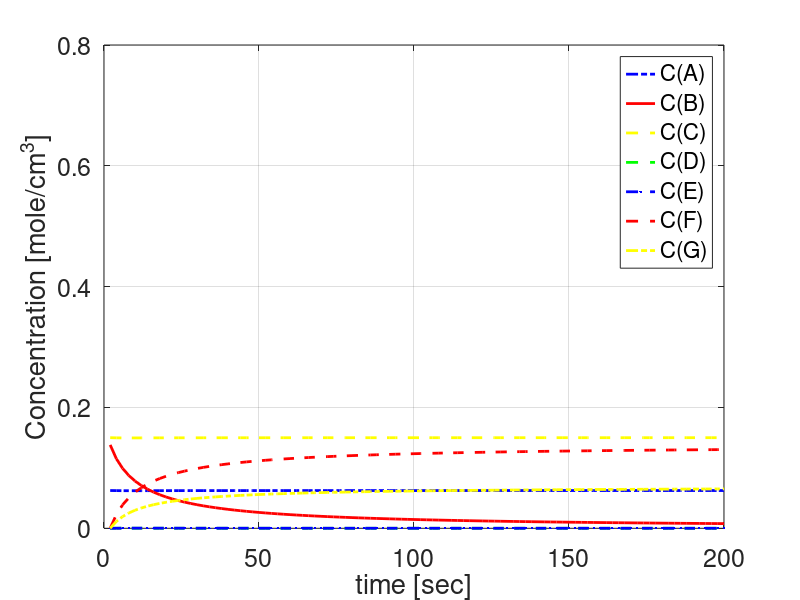
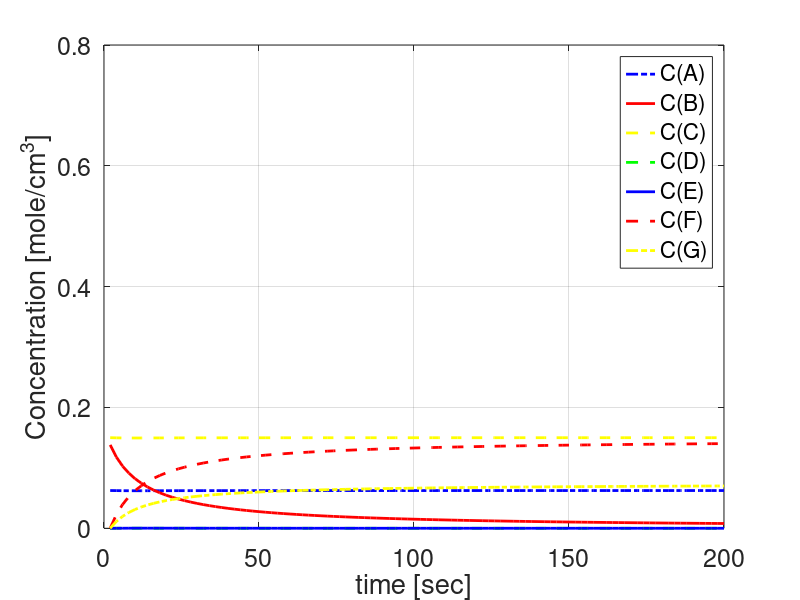
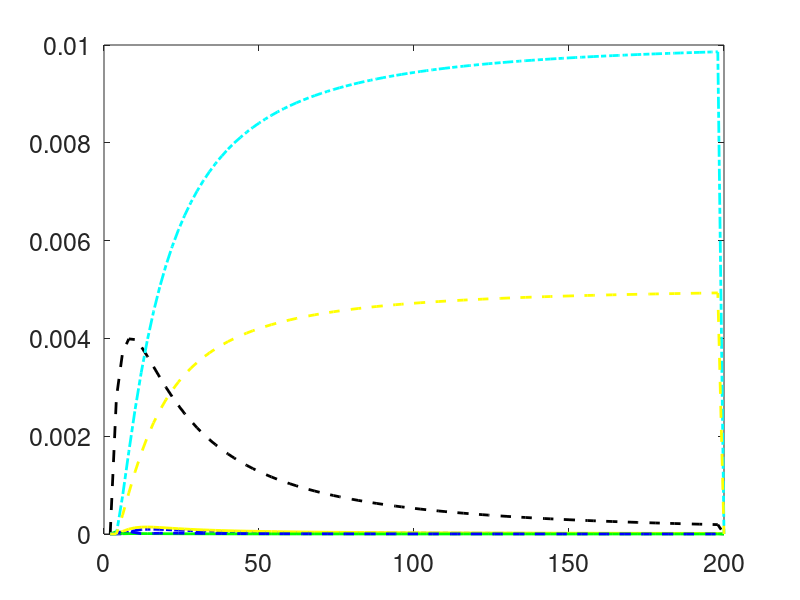

Recreate these plots in MATLAB, in order. (Note: this script raises an error after producing the figures.)
clear
clc
dt = 2.0;
k1 = 0.4;
k2 = 0.5;
k3 = 0.25;
k4 = 0.3;
for i=1:100
   C_A(i)=0.0;
   C_B(i)=0.0;
   C_C(i)=0.0;
   C_D(i)=0.0;
   C_E(i)=0.0;
   C_F(i)=0.0;
   C_G(i)=0.0;
   C_A_diff(i) = 0.0;
   C_B_diff(i) = 0.0;
   C_C_diff(i) = 0.0;
   C_D_diff(i) = 0.0;
   C_E_diff(i)=0.0;
   C_F_diff(i)=0.0;
   C_G_diff(i)=0.0;
end
C_A(1)=0.0625;
C_B(1)=0.138;
C_C(1)=0.15;
C_D(1)=0.0;
C_E(1)=0.0;
C_F(1)=0.0;
C_G(1)=0.0;
C_A_diff(1) = 0.0;
C_B_diff(1) = 0.0;
C_C_diff(1) = 0.0;
C_D_diff(1) = 0.0;
C_E_diff(1)=0.0;
C_F_diff(1)=0.0;
C_G_diff(1)=0.0;
for i = 1 : 99
   
   C_A(i+1) = C_A(i) + dt * (-k1 * C_A(i)*C_B(i)*(C_C(i)*C_C(i))+k3*C_E(i));
   C_B(i+1) = C_B(i) + dt * (-k1 * C_A(i)* C_B(i) *(C_C(i))^2 + k2* C_D(i)-2*k4*C_B(i)*C_B(i));
   C_C(i+1) = C_C(i) + dt * (-2*k1 * C_A(i)*C_B(i) *(C_C(i))^2 + k2*C_D(i)+ k3*C_E(i));
   C_D(i+1) = C_D(i) + dt * (k1*C_A(i) * C_B(i) * (C_C(i))^2 - k2*C_D(i));
   
    C_E(i+1) = C_E(i) + dt * (k2*C_D(i) - k3*C_E(i));
    C_F(i+1)=C_F(i)+dt*(2*k4*(C_B(i))^2);
    C_G(i+1)=C_G(i)+dt*(k4*(C_B(i))^2);
end
time = dt * (1:100);
fig = figure();
plot(time, C_A, 'b-.', 'LineWidth', 2)
hold on
plot(time, C_B, 'r', 'LineWidth', 2)
hold on
plot(time, C_C, 'y--', 'LineWidth', 2)
hold on
plot(time, C_D, 'g--', 'LineWidth', 2)
hold on
plot(time, C_E, 'b--.', 'LineWidth', 2)
hold on
plot(time, C_F, 'r--', 'LineWidth', 2)
hold on
plot(time, C_G, 'y-.', 'LineWidth', 2)
hold on
 
set(gca, 'FontSize', 18)
set(fig, 'color', 'white')
grid on
xlabel('time [sec]')
ylabel('Concentration [mole/cm^3]')
ylim([min(0.0) max(0.8)])
legend('C(A)','C(B)','C(C)','C(D)', 'C(E)', 'C(F)', 'C(G)');
 
%By Runge Kutta method:
 
dt = 2.0;
k1 = 0.4;
k2 = 0.5;
k3 = 0.25;
k4 = 0.3;
for i=1:100
   C_A2(i)=0.0;
   C_B2(i)=0.0;
   C_C2(i)=0.0;
   C_D2(i)=0.0;
   C_E2(i)=0.0;
   C_F2(i)=0.0;
   C_G2(i)=0.0;
end
C_A2(1)=0.0625;
C_B2(1)=0.138;
C_C2(1)=0.15;
C_D2(1)=0.0;
C_E2(1)=0.0;
C_F2(1)=0.0;
C_G2(1)=0.0;
for i = 1 : 99
% C_A
   k1_1 = -k1 * C_A2(i)*C_B2(i)*(C_C2(i))^2+k3*C_E2(i);
   k2_2 = -k1 * (C_A2(i) + dt * k1_1 / 2)*C_B2(i)*(C_C2(i))^2+k3*C_E2(i);
   k3_3 = -k1 * (C_A2(i) + dt * k2_2 / 2)*C_B2(i)*(C_C2(i))^2+k3*C_E2(i);
   k4_4 = -k1 * (C_A2(i) + dt * k3_3 / 2)*C_B2(i)*(C_C2(i))^2+k3*C_E2(i);
   deltaY1 = dt / 6 * (k1_1 + 2 * k2_2 + 2 * k3_3 + k4_4);
   C_A2(i+1) = C_A2(i) + deltaY1;
% C_B
   k1_1 = (-k1 * C_A2(i)* C_B2(i) *(C_C2(i))^2 + k2* C_D2(i)-2*k4*C_B2(i)*C_B2(i));
   k2_2 = (-k1 * C_A2(i)* (C_B2(i) + dt * k1_1 / 2) *(C_C2(i))^2 + k2* C_D2(i)-2*k4*(C_B2(i) + dt * k1_1 / 2)*(C_B2(i) + dt * k1_1 / 2));
   k3_3 = (-k1 * C_A2(i)* (C_B2(i) + dt * k2_2 / 2) *(C_C2(i))^2 + k2* C_D2(i)-2*k4*(C_B2(i) + dt * k2_2 / 2)*(C_B2(i) + dt * k2_2 / 2));
   k4_4 = (-k1 * C_A2(i)* (C_B2(i) + dt * k3_3 / 2) *(C_C2(i))^2 + k2* C_D2(i)-2*k4*(C_B2(i) + dt * k3_3 / 2)*(C_B2(i) + dt * k3_3 / 2));
   deltaY2 = dt / 6 * (k1_1 + 2 * k2_2 + 2 * k3_3  + k4_4);
   C_B2(i+1) = C_B2(i) + deltaY2;
% C_C
   k1_1 =  -2*k1 * C_A2(i)*C_B2(i) *(C_C2(i))^2 + k2*C_D2(i)+ k3*C_E2(i);
   k2_2 =  -2*k1 * C_A2(i)*C_B2(i) *((C_C2(i) + dt * k1_1 / 2))^2 + k2*C_D2(i)+ k3*C_E2(i);
   k3_3 =  -2*k1 * C_A2(i)*C_B2(i) *((C_C2(i) + dt * k2_2 / 2))^2 + k2*C_D2(i)+ k3*C_E2(i);
   k4_4 =  -2*k1 * C_A2(i)*C_B2(i) *((C_C2(i) + dt * k3_3 / 2))^2 + k2*C_D2(i)+ k3*C_E2(i);
   deltaY3 = dt / 6 * (k1_1 + 2 * k2_2 + 2 * k3_3  + k4_4);
   C_C2(i+1) = C_C2(i) + deltaY3;
% C_D
   k1_1 = k1*C_A2(i) * C_B2(i) * (C_C2(i))^2 - k2*C_D2(i);
   k2_2 = k1*C_A2(i) * C_B2(i) * (C_C2(i))^2 - k2*(C_D2(i) + dt * k1_1 / 2);
   k3_3 = k1*C_A2(i) * C_B2(i) * (C_C2(i))^2 - k2* (C_D2(i) + dt * k2_2 / 2);
   k4_4 = k1*C_A2(i) * C_B2(i) * (C_C2(i))^2 - k2* (C_D2(i) + dt * k3_3 / 2);
   deltaY4 = dt / 6 * (k1_1 + 2 * k2_2 + 2 * k3_3  + k4_4);
   C_D2(i+1) = C_D2(i) + deltaY4;
% C_E
   k1_1 = k2*C_D2(i) - k3*C_E2(i);
   k2_2 = k2*C_D2(i) - k3*(C_E2(i) + dt * k1_1 / 2);
   k3_3 = k2*C_D2(i) - k3*(C_E2(i) + dt * k2_2 / 2);
   k4_4 = k2*C_D2(i) - k3*(C_E2(i) + dt * k3_3 / 2);
   deltaY5 = dt / 6 * (k1_1 + 2 * k2_2 + 2 * k3_3  + k4_4);
   C_E2(i+1) = C_E2(i) + deltaY5;
   
 % C_F
   k1_1 =(2*k4*(C_B2(i))^2);
   k2_2 = (2*k4*(C_B2(i))^2);
   k3_3 = (2*k4*(C_B2(i))^2);
   k4_4 = (2*k4*(C_B2(i))^2);
   deltaY6 = dt / 6 * (k1_1 + 2 * k2_2 + 2 * k3_3  + k4_4);
   C_F2(i+1) = C_F2(i) + deltaY6;
  %C_G
   k1_1 =(k4*(C_B2(i))^2);
   k2_2 = (k4*(C_B2(i))^2);
   k3_3 = (k4*(C_B2(i))^2);
   k4_4 = (k4*(C_B2(i))^2);
   deltaY7 = dt / 6 * (k1_1 + 2 * k2_2 + 2 * k3_3  + k4_4);
   C_G2(i+1) = C_G2(i) + deltaY7;
     
   C_A_diff(i) = abs(C_A(i) - C_A2(i));
   C_B_diff(i) = abs(C_B(i) - C_B2(i));
   C_C_diff(i) = abs(C_C(i) - C_C2(i));
   
   C_D_diff(i) = abs(C_D(i) - C_D2(i));
   C_E_diff(i) = abs(C_E(i) - C_E2(i));
   C_F_diff(i) = abs(C_F(i) - C_F2(i));
   C_G_diff(i) = abs(C_G(i) - C_G2(i));
   fprintf('%.0f: %.7f - %.7f = %.7f\n', i, C_A(i), C_A2(i), abs(C_A(i) - C_A2(i)));
end
time = dt * (1:100);
fig = figure();
set(fig, 'color', 'white')
plot(time, C_A2, 'b-.', 'LineWidth', 2)
hold on
plot(time, C_B2, 'r', 'LineWidth', 2)
hold on
plot(time, C_C2, 'y--', 'LineWidth', 2)
hold on
plot(time, C_D2, 'g--', 'LineWidth', 2)
hold on
plot(time, C_E2, 'b-', 'LineWidth', 2)
hold on
plot(time, C_F2, 'r--', 'LineWidth', 2)
hold on
plot(time, C_G2, 'y-.', 'LineWidth', 2)
hold on
set(gca, 'FontSize', 18)
set(fig, 'color', 'white')
grid on
xlabel('time [sec]')
ylabel('Concentration [mole/cm^3]')
ylim([min(0.0) max(0.8)])
legend('C(A)','C(B)','C(C)', 'C(D)', 'C(E)', 'C(F)', 'C(G)');
 
fig = figure();
set(fig, 'color', 'white')
plot(time, C_A_diff, 'b-.', 'LineWidth', 2)
hold on
plot(time, C_B_diff, 'k--', 'LineWidth', 2)
hold on
plot(time, C_C_diff, 'y', 'LineWidth', 2)
hold on
plot(time, C_D_diff, 'g', 'LineWidth', 2)
hold on
plot(time, C_E_diff, 'b--', 'LineWidth', 2)
hold on
plot(time, C_F_diff, 'c-.', 'LineWidth', 2)
hold on
plot(time, C_G_diff, 'y--', 'LineWidth', 2)
hold on
set(gca, 'FontSize', 18)
set(fig, 'color', 'white')
ax = gca;
ax.YAxis.Exponent = 0;
%ylim([0 0.25])
grid on
xlabel('time [sec]')
ylabel('Concentration [mole/cm^3]')
ylim([min(0.0) max(0.8)])
legend('C(A)','C(B)','C(C)', 'C(D)','C(E)', 'C(F)', 'C(G)');
